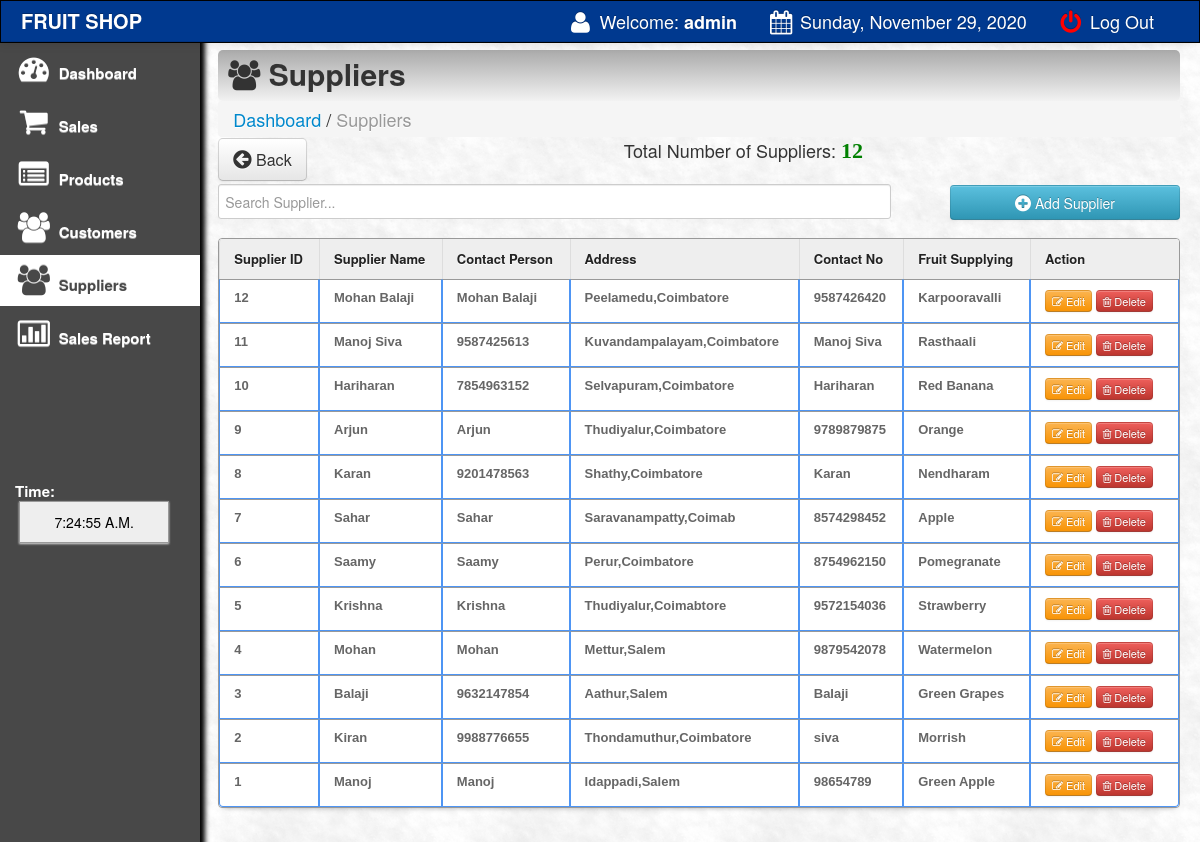
The app's page /main/supplier.php (signed in) with its own data.
### tables this page shows
CREATE TABLE `supliers` (
  `suplier_id` int(11) NOT NULL,
  `suplier_name` varchar(100) NOT NULL,
  `suplier_address` varchar(100) NOT NULL,
  `suplier_contact` varchar(100) NOT NULL,
  `contact_person` varchar(100) NOT NULL,
  `note` varchar(500) NOT NULL
);

### main/supplier.php (the view, shortened to what this page needs)
<html>
<head>
 <link href="css/bootstrap.css" rel="stylesheet">
    <link rel="stylesheet" type="text/css" href="css/DT_bootstrap.css">
  <link rel="stylesheet" href="css/font-awesome.min.css">
    <link href="css/bootstrap-responsive.css" rel="stylesheet">
<link href="../style.css" media="screen" rel="stylesheet" type="text/css" />
<link href="src/facebox.css" media="screen" rel="stylesheet" type="text/css" />
</head>
<?php
function createRandomPassword() {
	$chars = "003232303232023232023456789";
	$i = 0;
	$pass = '' ;
	while ($i <= 7) {
		$num = rand() % 33;
		$tmp = substr($chars, $num, 1);
		$pass = $pass . $tmp;
		$i++;
	}
	return $pass;
}
$finalcode='RS-'.createRandomPassword();
?>
<body>
<?php include('navfixed.php');?>
<div class="container-fluid">
      <div class="row-fluid">
	<div class="span2">
          <div class="well sidebar-nav">
              <ul class="nav nav-list">
              <li><a href="index.php"><i class="icon-dashboard icon-2x"></i> Dashboard </a></li>
			<li><a href="sales.php?id=cash&invoice=<?php echo $finalcode ?>"><i class="icon-shopping-cart icon-2x"></i> Sales</a>  </li>
			<li><a href="products.php"><i class="icon-list-alt icon-2x"></i> Products</a>                                     </li>
			<li><a href="customer.php"><i class="icon-group icon-2x"></i> Customers</a>                                    </li>
			<li class="active"><a href="supplier.php"><i class="icon-group icon-2x"></i> Suppliers</a>                                    </li>
			<li><a href="salesreport.php?d1=0&d2=0"><i class="icon-bar-chart icon-2x"></i> Sales Report</a>                </li>
					<br><br><br><br><br><br>
			<li>
			 <div class="hero-unit-clock">
			<form name="clock">
			<font color="white">Time: <br></font>&nbsp;<input style="width:150px;" type="submit" class="trans" name="face" value="">
			</form>
			  </div>
			</li>
				</ul>
          </div>
        </div>
	<div class="span10">
	<div class="contentheader">
			<i class="icon-group"></i> Suppliers
			</div>
			<ul class="breadcrumb">
			<li><a href="index.php">Dashboard</a></li> /
			<li class="active">Suppliers</li>
			</ul>
<div style="margin-top: -19px; margin-bottom: 21px;">
<a  href="index.php"><button class="btn btn-default btn-large" style="float: left;"><i class="icon icon-circle-arrow-left icon-large"></i> Back</button></a>
<?php
			include('../connect.php');
				$result = $db->prepare("SELECT * FROM supliers ORDER BY suplier_id DESC");
				$result->execute();
				$rowcount = $result->rowcount();
			?>
			<div style="text-align:center;">
			Total Number of Suppliers: <font color="green" style="font:bold 22px 'Aleo';"><?php echo $rowcount;?></font>
			</div>
</div>
<input type="text" name="filter" style="height:35px; margin-top: -1px;" value="" id="filter" placeholder="Search Supplier..." autocomplete="off" />
<a rel="facebox" href="addsupplier.php"><Button type="submit" class="btn btn-info" style="float:right; width:230px; height:35px;" /><i class="icon-plus-sign icon-large"></i> Add Supplier</button></a><br><br>
<table class="table table-bordered" id="resultTable" data-responsive="table" style="text-align: left;">
	<thead>
		<tr>
			<th> Supplier ID</th>
			<th> Supplier Name </th>
			<th> Contact Person </th>
			<th> Address </th>
			<th> Contact No</th>
			<th> Fruit Supplying</th>
			<th width="120"> Action </th>
		</tr>
	</thead>
	<tbody>
			<?php
				include('../connect.php');
				$result = $db->prepare("SELECT * FROM supliers ORDER BY suplier_id DESC");
				$result->execute();
				for($i=0; $row = $result->fetch(); $i++){
			?>
			<tr class="record">
			<td><?php echo $row['suplier_id']; ?></td>
			<td><?php echo $row['suplier_name']; ?></td>
			<td><?php echo $row['suplier_contact']; ?></td>
			<td><?php echo $row['suplier_address']; ?></td>
			<td><?php echo $row['contact_person']; ?></td>
			<td><?php echo $row['note']; ?></td>
			<td><a rel="facebox" href="editsupplier.php?id=<?php echo $row['suplier_id']; ?>"><button class="btn btn-warning btn-mini"><i class="icon-edit"></i> Edit </button></a>
			<a href="#" id="<?php echo $row['suplier_id']; ?>" class="delbutton" title="Click To Delete"><button class="btn btn-danger btn-mini"><i class="icon-trash"></i> Delete</button></a></td>
			</tr>
			<?php
				}
			?>
	</tbody>
</table>
</div>
</div>
</div>
</body>
<?php include('footer.php');?>
</html>

### style.css (style rules this page uses)
td a { color:darkblue; }
input { border: 1px solid #999; background: #EEEEEE; padding: 10px; box-shadow:0 1px 2px #ddd; -moz-box-shadow:0 1px 2px #ddd; -webkit-box-shadow:0 1px 2px #ddd; }
#filter { width: 70%; float:left; }
#resultTable { border-collapse: separate; background-color: #FFFFFF; border-spacing: 0; max-width: 100%; }
#resultTable { color: #666666; text-shadow: 0 1px 0 #FFFFFF; width: 100%; border: 1px solid #999999; box-shadow: 0 5px 5px -5px rgba(0, 0, 0, 0.3); margin-top: 13px; }
#resultTable thead tr th { background: none repeat scroll 0 0 #EEEEEE; color: #222222; padding: 10px 14px; text-align: left; border-top: 0 none; font-size: 13px; }
#resultTable tbody tr td { font: bold 13px 'Arial'; text-align: left; padding: 10px 14px; border-top: 1px solid #999999; }
#resultTable td { padding:7px; border:#4e95f4 1px solid; }
#resultTable tr { background: #fff; }

### main/supplier.php (style rules this page uses)
body { padding-top: 60px; padding-bottom: 40px; }
.sidebar-nav { padding: 9px 0; }

### records on screen
supliers: suplier_id "12", suplier_name "Mohan Balaji", suplier_contact "Mohan Balaji", suplier_address "Peelamedu,Coimbatore", contact_person "9587426420", note "Karpooravalli"
supliers: suplier_id "11", suplier_name "Manoj Siva", suplier_contact "9587425613", suplier_address "Kuvandampalayam,Coimbatore", contact_person "Manoj Siva", note "Rasthaali"
supliers: suplier_id "10", suplier_name "Hariharan", suplier_contact "7854963152", suplier_address "Selvapuram,Coimbatore", contact_person "Hariharan", note "Red Banana"
supliers: suplier_id "9", suplier_name "Arjun", suplier_contact "Arjun", suplier_address "Thudiyalur,Coimbatore", contact_person "9789879875", note "Orange"
supliers: suplier_id "8", suplier_name "Karan", suplier_contact "9201478563", suplier_address "Shathy,Coimbatore", contact_person "Karan", note "Nendharam"
supliers: suplier_id "7", suplier_name "Sahar", suplier_contact "Sahar", suplier_address "Saravanampatty,Coimab", contact_person "8574298452", note "Apple"
supliers: suplier_id "6", suplier_name "Saamy", suplier_contact "Saamy", suplier_address "Perur,Coimbatore", contact_person "8754962150", note "Pomegranate"
supliers: suplier_id "5", suplier_name "Krishna", suplier_contact "Krishna", suplier_address "Thudiyalur,Coimabtore", contact_person "9572154036", note "Strawberry"
supliers: suplier_id "4", suplier_name "Mohan", suplier_contact "Mohan", suplier_address "Mettur,Salem", contact_person "9879542078", note "Watermelon"
supliers: suplier_id "3", suplier_name "Balaji", suplier_contact "9632147854", suplier_address "Aathur,Salem", contact_person "Balaji", note "Green Grapes"
supliers: suplier_id "2", suplier_name "Kiran", suplier_contact "9988776655", suplier_address "Thondamuthur,Coimbatore", contact_person "siva", note "Morrish"
supliers: suplier_id "1", suplier_name "Manoj", suplier_contact "Manoj", suplier_address "Idappadi,Salem", contact_person "98654789", note "Green Apple"

### other values on screen
$_SESSION['SESS_LAST_NAME'] "admin"
$new "Sunday, November 29, 2020"
$rowcount "12"
